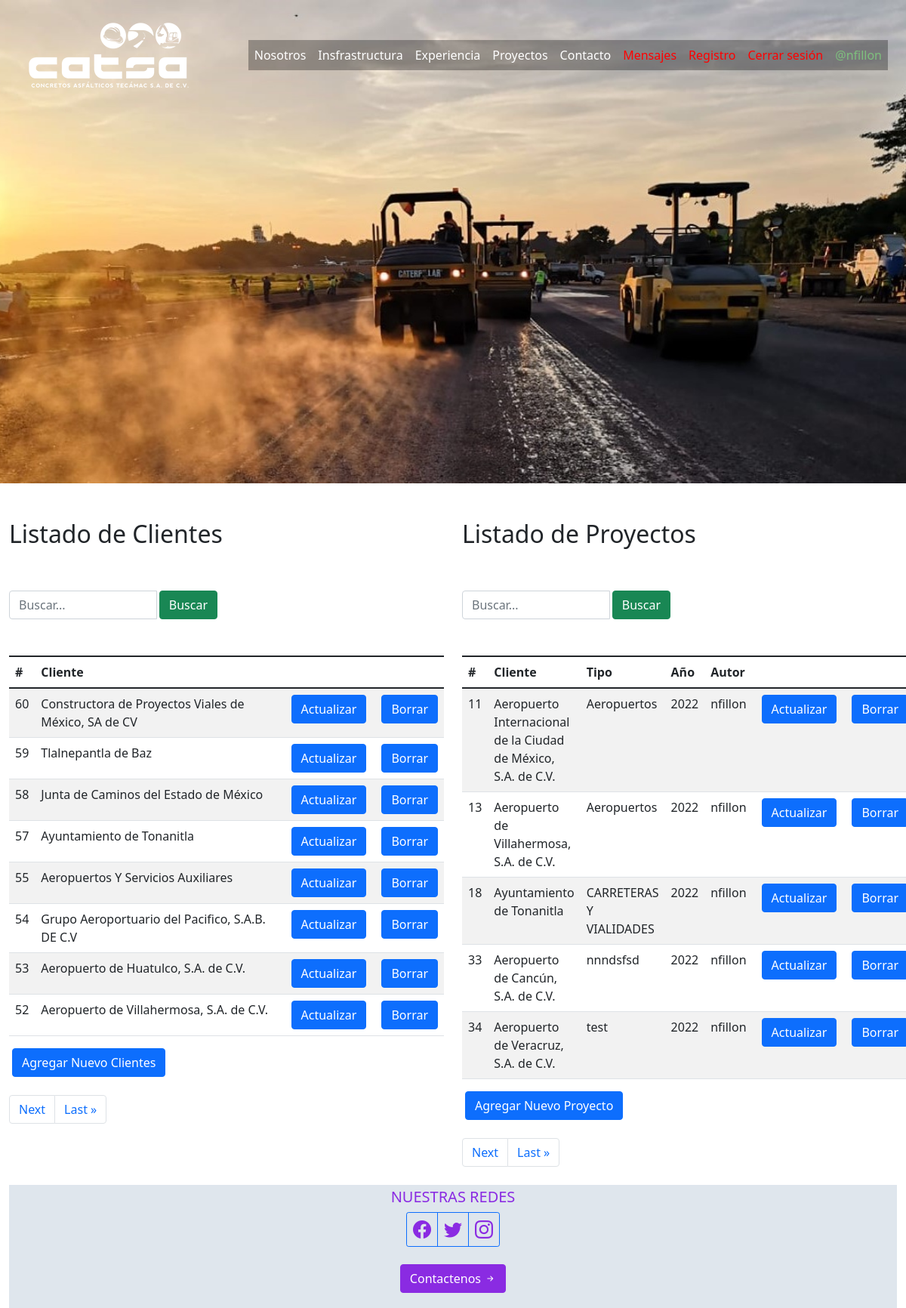
Page /catsa/ (signed in) on the committed database.
### clientes/models.py (models this page shows, shortened)
class Cliente(models.Model):
    nombre_cliente=models.CharField(max_length=100)
    created=models.DateTimeField(auto_now_add=True)
    updated=models.DateTimeField(auto_now_add=True)
    class Meta:
        verbose_name='cliente'
        verbose_name_plural='clientes'
    def __str__(self):
        return self.nombre_cliente

class Proyecto(models.Model):
    YEAR_CHOICES = []
    for r in range(2000, (datetime.datetime.now().year+1)):
        YEAR_CHOICES.append((r,r))
    nombre_proyecto=models.CharField(max_length=500, blank=False)
    tipo_proyecto=models.CharField(max_length=50, blank=False)
    year = models.IntegerField(choices=YEAR_CHOICES,default=datetime.datetime.now().year)
    autor=models.ForeignKey(User, on_delete=models.CASCADE)
    clientes=models.ManyToManyField(Cliente, blank=False)
    imagen =models.ImageField(upload_to="proyectos",  null=True, blank=True, default=None)
    created=models.DateTimeField(auto_now_add=True)
    updated=models.DateTimeField(auto_now_add=True)
    class Meta:
        verbose_name='proyecto'
        verbose_name_plural='proyectos'

### admcatsa/views.py (the view, shortened to what this page needs)
# urls.py: path('catsa/', views.list_client , name="list_client"),
@login_required
def list_client(request):
   busquedas = request.GET.get('buscar')
   busquedasProyectos = request.GET.get('buscarproyectos')
   clientes = Cliente.objects.get_queryset().order_by('-id')
   mensajes = Contacto.objects.get_queryset().order_by('-id')
   paginator = Paginator(clientes, 8)
   page = request.GET.get('page1')
   try:
       clientes = paginator.page(page)
   except PageNotAnInteger:
       clientes = paginator.page(1)
   except EmptyPage:
       clientes = paginator.page(paginator.num_pages)
   if  busquedas:
       clientes = Cliente.objects.filter(
           Q(nombre_cliente__icontains = busquedas)
       ).distinct
   proyectos = Proyecto.objects.get_queryset().order_by('-year') #acomodo por fechas
   paginator = Paginator(proyectos, 5)
   page = request.GET.get('page2')
   try:
       proyectos = paginator.page(page)
   except PageNotAnInteger:
       proyectos = paginator.page(1)
   except EmptyPage:
       proyectos = paginator.page(paginator.num_pages)
   return render(request, 'admcatsa/admcatsa.html', {'clientes': clientes ,'proyectos': proyectos, 'mensajes':mensajes,})

### admcatsa/templates/admcatsa/admcatsa.html (shortened to what this page needs)
{%extends "Catsaweb/base.html"%}
{% load static%}
{%block content%}
<div class="container-fluid">
    <div class="row mt-5">
        <div class="col-md-6 ">
            <h2>Listado de Clientes</h2>
            <div class="row pt-5 pb-5">
                <div class="col-md-6 search">
                    <form method="get">
                            <div class="input-search-input">
                                <div class="input-group col-md-12">
                                    <input  type="text" class="form-control" autocomplete="off" maxlength="50" placeholder="Buscar..." name="buscar" value="{{request.GET.buscar}}">
                                    <span class="input-group-list">
                                        <button type="submit" class="btn btn-success ms-1">Buscar</button>
                                   </span>
                                </div>
                            </div>
                    </form>
                </div>
            </div>
            <table  class="table table-striped" style="width: auto">
                <tbody>
                    <thead class="thead-dark">
                        <tr>
                          <th scope="col">#</th>
                          <th scope="col">Cliente</th>
                    </thead>
                    {% for cliente in clientes %}
                        <tr>
                            <td scope="row">{{cliente.id}} </td> </a>
                            <td scope="row">{{cliente.nombre_cliente}} </td> </a>
                            <td scope="row"><a href="{% url 'update_cliente' cliente.id %}">  <button class="align-self-end btn btn-primary ms-1">Actualizar</button></td> </a>
                            <td scope="row"><a href="{% url 'delete_cliente' cliente.id %}">  <button class="align-self-end btn btn-primary ms-1">Borrar</button></td> </a>
                        </tr>
                    {%endfor%}
                </tbody>
            </table>
            {%if clientes %}
            <a href="{% url 'create_cliente' %}">
                <button class="btn btn-primary ms-1">Agregar Nuevo Clientes</button>
            </a>
            {%endif%}
            <br/><br/>
            <nav aria-label="Page navigation Clientes">
                <ul class="pagination">
                    {% if clientes.has_next %}
                        <li class="page-item"><a class="page-link" href="?page1={{clientes.next_page_number}}">Next</a></li>
                        <li class="page-item"><a class="page-link" href="?page1={{clientes.paginator.num_pages}}">Last &raquo</a></li>
                    {% endif %}
                </ul>
            </nav>
    </div>
    <div class="col-md-6" >
        <h2>Listado de Proyectos</h2>
        <div class="row pt-5 pb-5">
            <div class="col-md-6 search">
                <form method="GET">
                        <div class="input-search-input">
                            <div class="input-group col-md-12">
                                <input  type="text" class="form-control" autocomplete="off" maxlength="50" placeholder="Buscar..." name="buscarproyectos" value="{{request.GET.buscarproyectos}}">
                                <span class="input-group-list">
                                    <button type="submit" class="btn btn-success ms-1">Buscar</button>
                               </span>
                            </div>
                        </div>
                </form>
            </div>
        </div>
        <table  class="table table-striped" style="width: auto">
            <tbody>
                <thead class="thead-dark">
                    <tr>
                      <th scope="col">#</th>
                      <th scope="col">Cliente</th>
                      <th scope="col">Tipo</th>
                      <th scope="col">Año</th>
                      <th scope="col">Autor</th>
                    </tr>
                </thead>
                 {% for proyecto in proyectos %}
                <tr>
                    <td scope="row">{{proyecto.id}}</td> {%for clientes in proyecto.clientes.all %} <td scope="row">{{ clientes }}</td> {% endfor %} <td scope="row">{{proyecto.tipo_proyecto}}</td><td scope="row">{{proyecto.year}}</td> <td scope="row">{{proyecto.autor}}</td>
                    <th scope="row"><a href="{% url 'update_proyecto' proyecto.id %}"><button class="align-self-end btn btn-primary ms-1">Actualizar</button></th> </a>
                    <th scope="row"><a href="{% url 'delete_proyecto' proyecto.id %}">  <button class="align-self-end btn btn-primary ms-1">Borrar</button></th> </a>
                </tr>
            {%endfor%}
           </tbody>
        </table>
        {%if proyectos %}
        <a href="{% url 'create_proyecto' %}">
            <button class="btn btn-primary ms-1">Agregar Nuevo Proyecto</button>
        </a>
        {%endif%}
        <br/><br/>
        <nav aria-label="Page navigation Proyectos">
            <ul class="pagination">
                {% if proyectos.has_next %}
                    <li class="page-item"><a class="page-link" href="?page2={{proyectos.next_page_number}}">Next</a></li>
                    <li class="page-item"><a class="page-link" href="?page2={{proyectos.paginator.num_pages}}">Last &raquo</a></li>
                {% endif %}
            </ul>
        </nav>
    </div>
 </div>
{% endblock %}

### Catsaweb/template/Catsaweb/base.html (shortened to what this page needs)
<!DOCTYPE html>
<html lang="es">
<head>
    {% load static %}
    <link rel="stylesheet" href="{% static 'Catsaweb/css/catsa2.css' %}">
    <link
            rel="stylesheet"
            href="https://cdn.jsdelivr.net/npm/bootstrap-icons@1.7.2/font/bootstrap-icons.css"
    />
    <link
            href="https://cdn.jsdelivr.net/npm/bootstrap@5.1.3/dist/css/bootstrap.min.css"
            rel="stylesheet"
    />
</head>
<body>
<div class="container-fluid backheader">
    <header>
        <nav class="navbar navbar-expand-lg navbar-light">
            <div class="container-fluid">
                <img
                        class="navbar-brand"
                        src="{% static 'Catsaweb/images/LogoCatsaTransparenciaBlanco.png' %}"
                        alt=""/>
                <div
                        class="collapse navbar-collapse justify-content-end"
                        id="navbarNav">
                    <ul class="navbar-nav">
                        <li class="nav-item">
                            <a
                                    class="nav-link active"
                                    style="color: white"
                                    aria-current="page"
                                    href="{% url 'Home' %}"
                            >Nosotros</a>
                        </li>
                        <li class="nav-item">
                            <a
                                    class="nav-link active"
                                    style="color: white"
                                    href="{% url 'Insfrastructuras' %}"
                            >Insfrastructura</a>
                        </li>
                        <li class="nav-item">
                            <a
                                    class="nav-link active"
                                    style="color: white"
                                    href="{% url 'Experiencias' %}"
                            >Experiencia</a>
                        </li>
                        <li class="nav-item">
                            <a
                                    class="nav-link active"
                                    style="color: white"
                                    href="{% url 'Proyectos' %}"
                            >Proyectos</a>
                        </li>
                        <li class="nav-item">
                            <a
                                    class="nav-link active"
                                    style="color: white"
                                    href="{% url 'Contactos' %}"
                            >Contacto</a>
                        </li>
                        {%if user.is_authenticated %}
                        <li class="nav-item">
                            <a href="{%url  'list_mensajes'%}" class="nav-link active" style="color: red">Mensajes</a>
                        </li>
                        <li class="nav-item">
                            <a href="{%url  'register'%}" class="nav-link active" style="color: red" >Registro</a>
                        </li>
                        <li class="nav-item">
                          <a href="{%url  'logout'%}" class="nav-link active" style="color: red" >Cerrar sesión</a>
                        </li>
                        <li class="nav-item">
                            <a href="#" class="nav-link active" style="color:rgb(126, 192, 126)" >@{{user.username}}</a>
                        </li>
                        {%else%}
                        <li class="nav-item">
                          <a href="{%url 'login'%}" class="nav-link active" style="color: red">Inicias Sesión</a>
                        </li>
                        {%endif%}
                    </ul>
                </div>
            </div>
        </nav>
    </header>
</div>
{%block content%}
{%endblock%}
<div class="container-fluid mt-2 ">
    <footer class="row p-1 contenedorFooter">
        <div class="col-xs-12 col-sm-12 col-md-12 col-lg-12 col-xl-12 contenedorFooterBorder">
            <div class="socialAlian">
                <h5 class="textFooter fs-5">NUESTRAS REDES</h5>
                <div class="btn-group " role="group">
                    <a class="btn btn-outline-primary btn-sm " role="button" href="https://www.facebook.com/"> <i
                            class="bi bi-facebook iconsColor fs-4"></i></a>
                    <a class="btn btn-outline-primary btn-sm " role="button" href="https://twitter.com/"> <i
                            class="bi bi-twitter iconsColor fs-4"></i></a>
                    <a class="btn btn-outline-primary btn-sm " role="button" href="https://www.instagram.com/"> <i
                            class="bi bi-instagram iconsColor fs-4"></i></a>
                </div>
            </div>
            <div class="row" >
                <p class="text-center" >
                    <button class="btn btn-primary" style="background-color: blueviolet; border-color: blueviolet" type="button" data-bs-toggle="collapse"
                            data-bs-target="#footerCollapse" aria-expanded="false" aria-controls="footerCollapse">
                        Contactenos
                        <i class="bi bi-arrow-right-short"></i>
                    </button>
                </p>
            </div>
        </div>
    </footer>
</div>
</body>
</html>

### Catsaweb/static/Catsaweb/css/catsa2.css (style rules this page uses)
* { margin: 0; padding: 0; box-sizing: border-box; }
.backheader { background-image: url("../images/background1.jpg"); background-position: center; background-repeat: no-repeat; background-size: cover; height: 80vh; width: 100%; }
nav a { color: #fff; text-decoration: none; padding: 10px 20px 10px 20px; background: rgba(0, 0, 0, 0.3); }
.contenedorFooter { background-color: #dfe6ed }
.contenedorFooterBorder { width: 33%; }
.socialAlian { display: flex; flex-direction: column; align-items: center; padding-bottom: 2%; }
.iconsColor { font-size: 54px; color: blueviolet; }
.textFooter { color: blueviolet; }

### rows in the picture
Cliente: id "60", nombre_cliente "Constructora de Proyectos Viales de México, SA de CV"
Cliente: id "59", nombre_cliente "Tlalnepantla de Baz"
Cliente: id "58", nombre_cliente "Junta de Caminos del Estado de México"
Cliente: id "57", nombre_cliente "Ayuntamiento de Tonanitla"
Cliente: id "55", nombre_cliente "Aeropuertos Y Servicios Auxiliares"
Cliente: id "54", nombre_cliente "Grupo Aeroportuario del Pacifico, S.A.B. DE C.V"
Cliente: id "53", nombre_cliente "Aeropuerto de Huatulco, S.A. de C.V."
Cliente: id "52", nombre_cliente "Aeropuerto de Villahermosa, S.A. de C.V."
Proyecto: id "11", tipo_proyecto "Aeropuertos", year "2022", autor "nfillon"
Cliente: nombre_cliente "Aeropuerto Internacional de la Ciudad de México, S.A. de C.V."
Proyecto: id "13", tipo_proyecto "Aeropuertos", year "2022", autor "nfillon"
Proyecto: id "18", tipo_proyecto "CARRETERAS Y VIALIDADES", year "2022", autor "nfillon"
Proyecto: id "33", tipo_proyecto "nnndsfsd", year "2022", autor "nfillon"
Cliente: nombre_cliente "Aeropuerto de Cancún, S.A. de C.V."
Proyecto: id "34", tipo_proyecto "test", year "2022", autor "nfillon"
Cliente: nombre_cliente "Aeropuerto de Veracruz, S.A. de C.V."

### other values in the picture
{{ user.username }} "nfillon"
